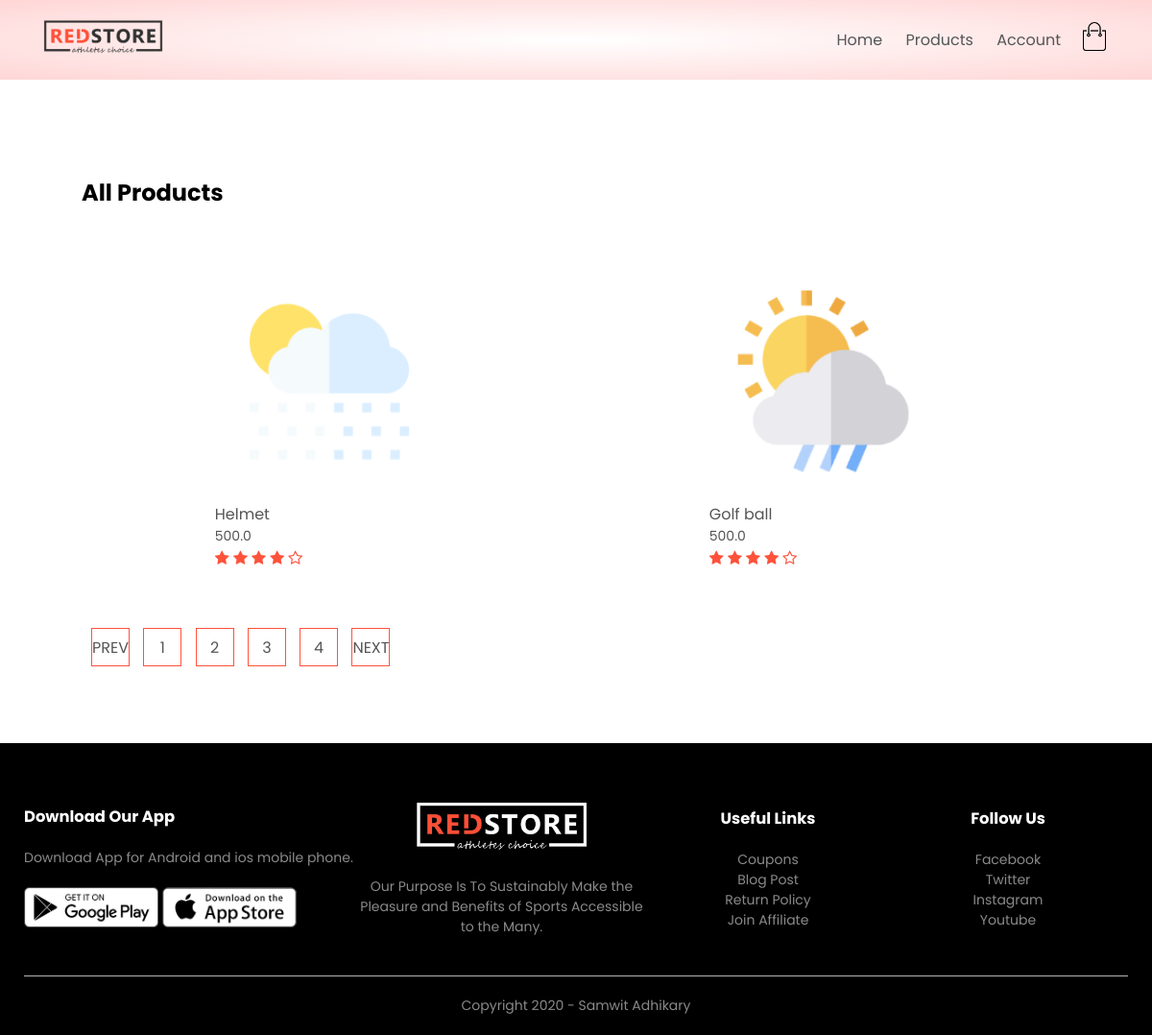
Before: /product/?page=2 with the older database file.
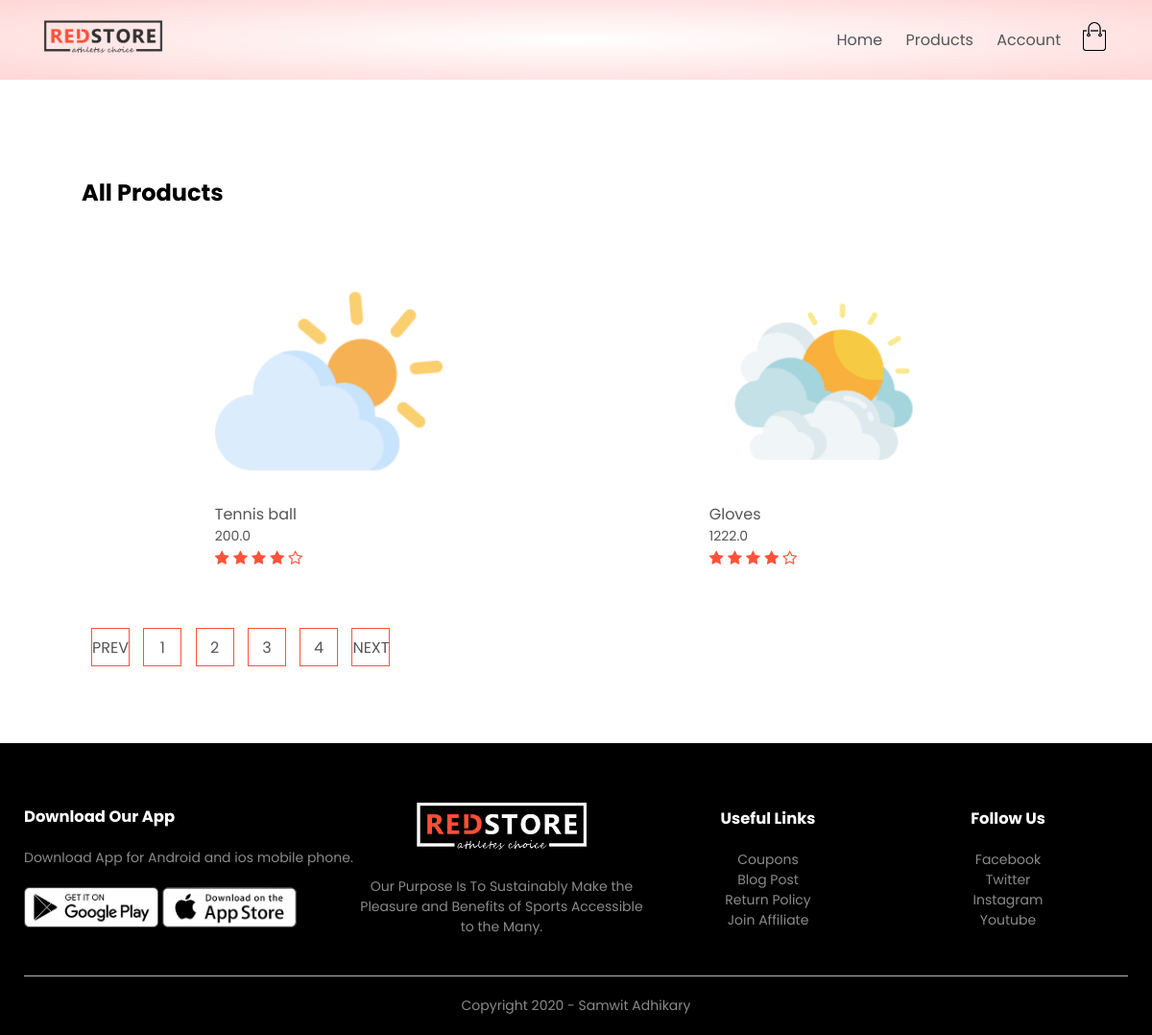
After: the same page with the newer database file.
### Products_App/models.py (models this page shows, shortened)
class Product(models.Model):
    LIVE=1
    DELETE=0
    DELETE_CHOICES = (
                      (LIVE,'live'),
                      (DELETE,'delete'),
                     )
    title=models.CharField(max_length=200)
    description=models.TextField()
    price=models.FloatField()
    image=models.ImageField(upload_to='product_img/')
    priority=models.IntegerField(default=0)
    delete_status=models.IntegerField(choices=DELETE_CHOICES,default=LIVE)
    created_at=models.DateTimeField(auto_now_add=True)
    updated_at=models.DateTimeField(auto_now=True)

### Products_App/views.py (the view)
# urls.py: path('product/',views.product,name='product'),
def product(request):
    page_value=1
    if request.GET:
     page_value=request.GET.get('page')
    product_list=Product.objects.order_by('priority')
    paginator_obj=Paginator(product_list,2)
    product_page=paginator_obj.get_page(page_value)
    context={
        'items':product_page
            }
    return render(request,'website/product.html',context)

### Products_App/templatetags/custom_filter.py (called while the page is built)
@register.filter(name='chunk') #custom_filter
def chunks(list,chunk_size):
    chunk=[]
    i=0
    for item in list:
        chunk.append(item)
        i+=1
        if(i==chunk_size):
            yield chunk
            chunk=[]
            i=0
    if chunk:
     yield chunk

### templates/website/product.html
{% extends 'website/layout.html' %}
{% block content %}
  {% include 'website/content_split/product_content.html'%}
{% endblock %}

### templates/website/content_split/product_content.html
{% load static%}
{% load custom_filter %}
    <div class="small-container">
        <div class="row row-2">
            <h2>All Products</h2>
        </div>
        {% for product in items|chunk:4 %}
        <div class="row">
            {% for data in product %}
            <div class="col-4">
                <a href="{% url 'product_details' data.id %}"><img src="{{data.image.url}}"></a>
                <h4>{{data.title}}</h4>
                <p>{{data.price}}</p>
                <div class="rating">
                    <i class="fa fa-star"></i>
                    <i class="fa fa-star"></i>
                    <i class="fa fa-star"></i>
                    <i class="fa fa-star"></i>
                    <i class="fa fa-star-o"></i>
                </div>
            </div>
            {% endfor %}
        </div>
        {% endfor %}
        <div class="page-btn">
            {% if items.has_previous %}
        <a href="?page={{items.previous_page_number}}"><span>PREV</span></a>
        {% endif %}
            {% for i in items.paginator.page_range%}
            <a href="?page={{i}}"><span>{{i}}</span></a>
            {% endfor %}
            {% if items.has_next %}
        <a href="?page={{items.next_page_number}}"><span>NEXT</span></a>
        {% endif %}
        </div>
    </div>

Changed rows visible on the page:
no longer on this page (row edited): Product: image (picture), title "Helmet", price "500.0"
no longer on this page (row edited): Product: image (picture), title "Golf ball", price "500.0"
now on this page (row edited): Product: image (picture), title "Tennis ball", price "200.0"
now on this page (row edited): Product: image (picture), title "Gloves", price "1222.0"
